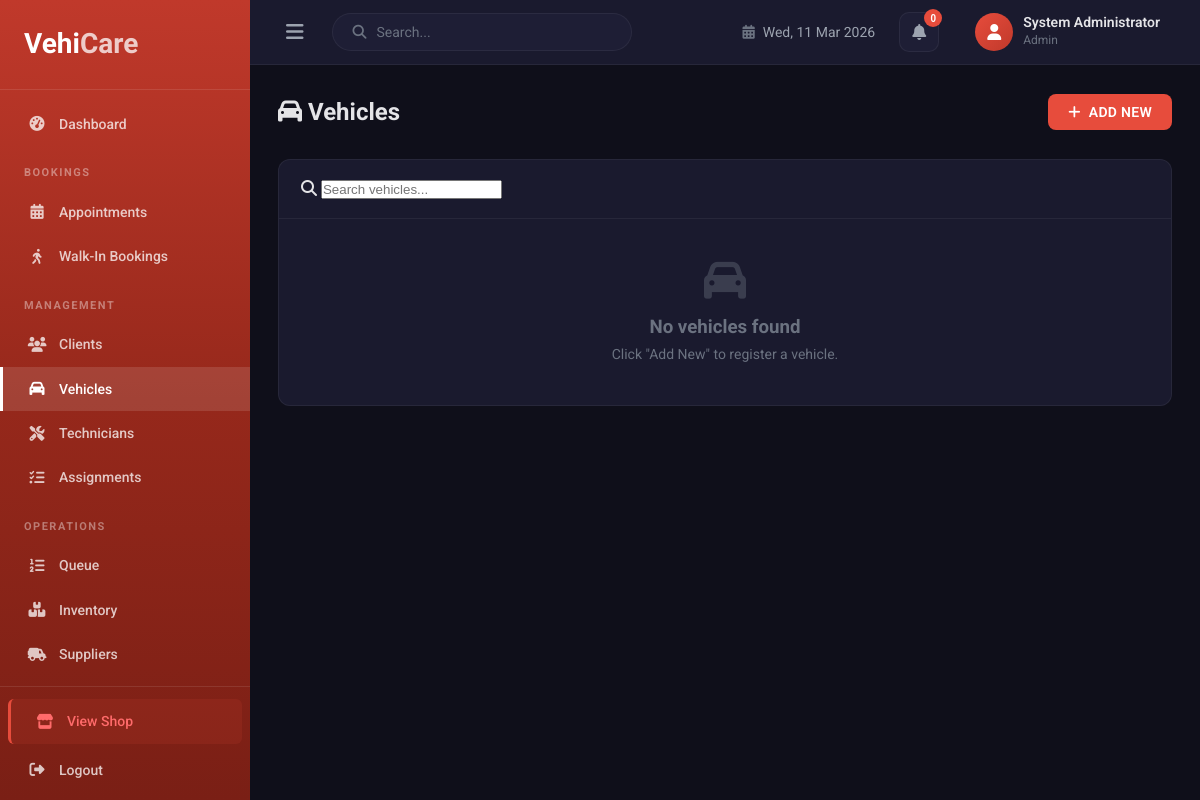
Page /admins/vehicles.php (signed in) on the earlier database version.
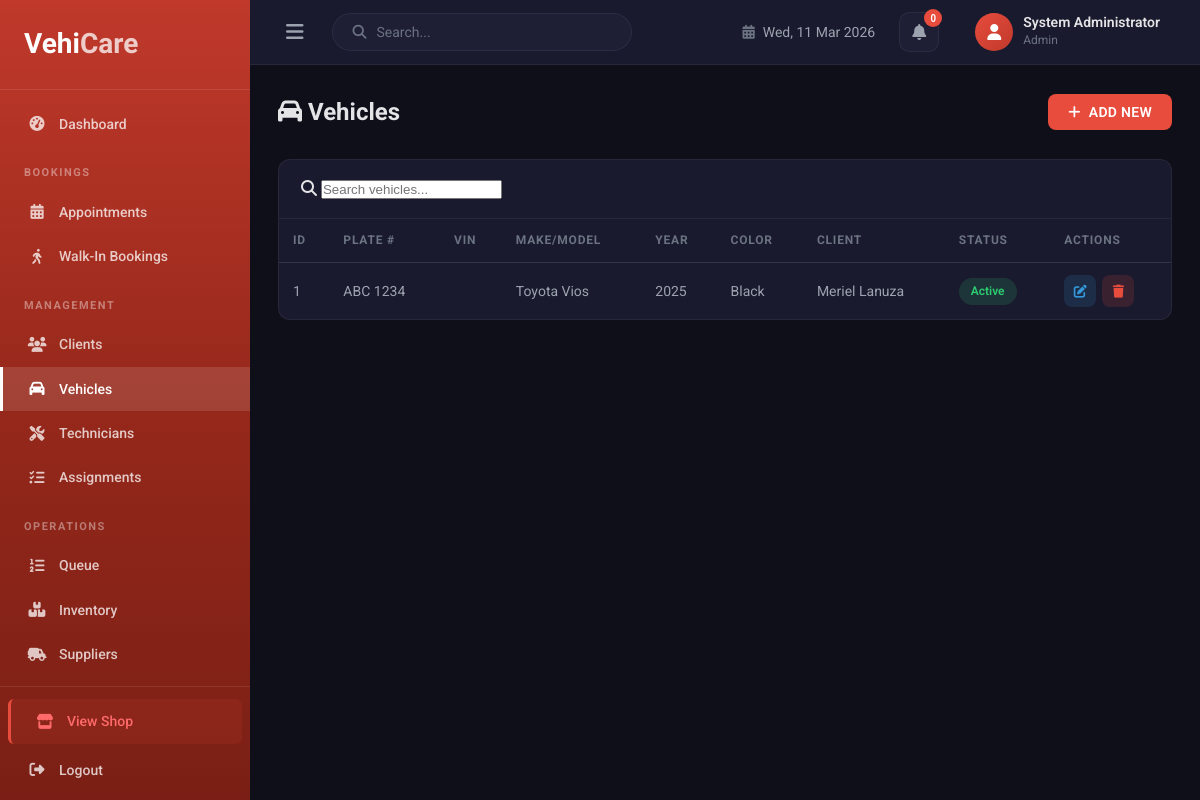
Same page on the later database version.
### tables this page shows
CREATE TABLE `vehicles` (
  `vehicle_id` int(11) NOT NULL,
  `client_id` int(11) NOT NULL,
  `plate_number` varchar(50) NOT NULL,
  `vin` varchar(17) DEFAULT NULL,
  `make` varchar(100) DEFAULT NULL,
  `model` varchar(100) DEFAULT NULL,
  `year` year(4) DEFAULT NULL,
  `color` varchar(50) DEFAULT NULL,
  `status` enum('active','in_service','completed','released') DEFAULT 'active',
  `created_at` timestamp NOT NULL DEFAULT current_timestamp()
);

CREATE TABLE `clients` (
  `client_id` int(11) NOT NULL,
  `user_id` int(11) DEFAULT NULL,
  `full_name` varchar(150) NOT NULL,
  `phone` varchar(50) NOT NULL,
  `email` varchar(150) DEFAULT NULL,
  `address` text DEFAULT NULL,
  `created_at` timestamp NOT NULL DEFAULT current_timestamp()
);

### admins/vehicles.php (the view, shortened to what this page needs)
<?php
require_once __DIR__ . '/../includes/db.php';
$vehicles = [];
try {
    $vehicles = $pdo->query("SELECT v.*, c.full_name as client_name FROM vehicles v LEFT JOIN clients c ON v.client_id = c.client_id ORDER BY v.created_at DESC")->fetchAll();
} catch (Exception $e) {
    $error = 'Failed to fetch vehicles: ' . $e->getMessage();
}
?>
<!DOCTYPE html>
<html lang="en">
<head>
    <link rel="stylesheet" href="../includes/style/admin.css">
    <link rel="stylesheet" href="https://cdnjs.cloudflare.com/ajax/libs/font-awesome/6.5.1/css/all.min.css">
</head>
<body class="admin-body">
<div class="admin-layout">
    <?php include __DIR__ . '/includes/sidebar.php'; ?>
    <main class="admin-main">
        <?php include __DIR__ . '/includes/topbar.php'; ?>
        <div class="admin-content">
            <div class="page-header">
                <h2><i class="fas fa-car"></i> Vehicles</h2>
                <button class="btn btn-primary" onclick="openModal('addModal')">
                    <i class="fas fa-plus"></i> Add New
                </button>
            </div>
            <div class="admin-card">
                <div class="table-toolbar">
                    <div class="search-box">
                        <i class="fas fa-search"></i>
                        <input type="text" id="searchInput" placeholder="Search vehicles..." onkeyup="searchTable()">
                    </div>
                </div>
                <?php if (count($vehicles) > 0): ?>
                <div class="table-responsive">
                    <table class="admin-table" id="vehiclesTable">
                        <thead>
                            <tr>
                                <th>ID</th>
                                <th>Plate #</th>
                                <th>VIN</th>
                                <th>Make/Model</th>
                                <th>Year</th>
                                <th>Color</th>
                                <th>Client</th>
                                <th>Status</th>
                                <th>Actions</th>
                            </tr>
                        </thead>
                        <tbody>
                            <?php foreach ($vehicles as $row): ?>
                            <tr>
                                <td><?= htmlspecialchars($row['vehicle_id']) ?></td>
                                <td><?= htmlspecialchars($row['plate_number']) ?></td>
                                <td><?= htmlspecialchars($row['vin'] ?? '') ?></td>
                                <td><?= htmlspecialchars(($row['make'] ?? '') . ' ' . ($row['model'] ?? '')) ?></td>
                                <td><?= htmlspecialchars($row['year'] ?? '') ?></td>
                                <td><?= htmlspecialchars($row['color'] ?? '') ?></td>
                                <td><?= htmlspecialchars($row['client_name'] ?? 'N/A') ?></td>
                                <td><span class="badge badge-<?= htmlspecialchars($row['status']) ?>"><?= htmlspecialchars(ucfirst(str_replace('_', ' ', $row['status']))) ?></span></td>
                                <td class="action-btns">
                                    <button class="btn-icon btn-edit" onclick="editVehicle(
                                        <?= $row['vehicle_id'] ?>,
                                        <?= $row['client_id'] ?>,
                                        '<?= htmlspecialchars(addslashes($row['plate_number']), ENT_QUOTES) ?>',
                                        '<?= htmlspecialchars(addslashes($row['vin'] ?? ''), ENT_QUOTES) ?>',
                                        '<?= htmlspecialchars(addslashes($row['make'] ?? ''), ENT_QUOTES) ?>',
                                        '<?= htmlspecialchars(addslashes($row['model'] ?? ''), ENT_QUOTES) ?>',
                                        '<?= htmlspecialchars(addslashes($row['year'] ?? ''), ENT_QUOTES) ?>',
                                        '<?= htmlspecialchars(addslashes($row['color'] ?? ''), ENT_QUOTES) ?>',
                                        '<?= htmlspecialchars(addslashes($row['status']), ENT_QUOTES) ?>'
                                    )"><i class="fas fa-edit"></i></button>
                                    <form method="POST" style="display:inline" onsubmit="return confirm('Delete this vehicle?')">
                                        <button type="submit" class="btn-icon btn-delete"><i class="fas fa-trash"></i></button>
                                    </form>
                                </td>
                            </tr>
                            <?php endforeach; ?>
                        </tbody>
                    </table>
                </div>
                <?php else: ?>
                <div class="empty-state">
                    <i class="fas fa-car"></i>
                    <h3>No vehicles found</h3>
                    <p>Click "Add New" to register a vehicle.</p>
                </div>
                <?php endif; ?>
            </div>
        </div>
    </main>
</div>
</body>
</html>

Differences in the rows shown:
added vehicles: vehicle_id "1", plate_number "ABC 1234", make+model "Toyota Vios", year "2025", color "Black", client.full_name "Meriel Lanuza", status "Active"
Other differences:
text no longer shown: "No vehicles found Click \"Add New\" to register a vehicle."
text now shown: "ID PLATE # VIN MAKE/MODEL YEAR COLOR CLIENT STATUS ACTIONS"
